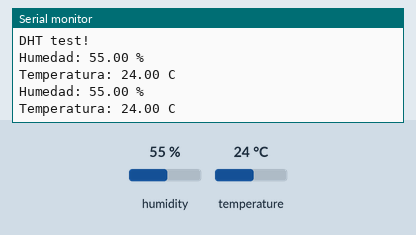
Recording of a sketch running on a simulated Arduino Uno, built with avr-gcc and run on an emulated ATmega328P. On the bench: the last lines printed to the serial monitor. The inputs (shaded band) are chosen by the test bench; at power-on: humidity 55 %, temperature 24 °C.

Above: at 4.8 s.
4.9 s: humidity set to 22 %
At 7.4 s:
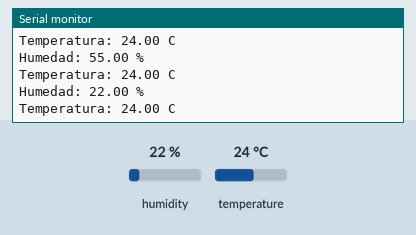
7.9 s: temperature set to 12 °C
At 8.6 s:
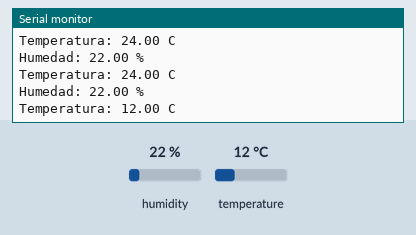
10.9 s: humidity set to 40 %
At 13.4 s:
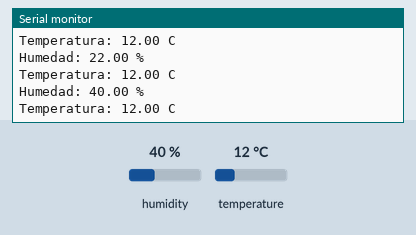
Timing chart, 0 to 14.9 s (numbered marks = the images above; inputs shaded):
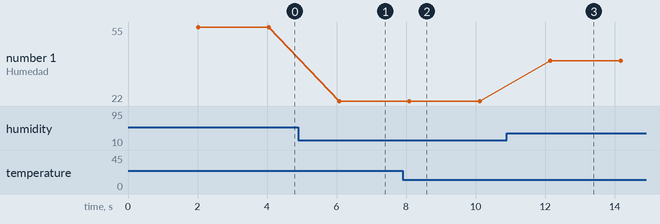

The sketch:

CBAIoT_nivel1.ino
```cpp
#include "DHT.h"
#define DHTPIN 8     // A que pin esta conectado?

// Descomentar segun cual esten usando!
#define DHTTYPE DHT11   // DHT 11
//#define DHTTYPE DHT22   // DHT 22  (AM2302)
//#define DHTTYPE DHT21   // DHT 21 (AM2301)

// Inicializar DHT normal para Arduino de 16mhz
DHT dht(DHTPIN, DHTTYPE);

void setup() {
  Serial.begin(9600);
  Serial.println("DHT test!");

  dht.begin();
}

void loop() {
    // Espero 2 segundos
    delay(2000);

    // Leer la temperatura o la humedad puede tardar hasta 250 milisegundos!
    // DHT puede ofrecer datos 2 segundos de antiguedad. Ojo.
    float h = dht.readHumidity();
    float t = dht.readTemperature();

    //Se puede utilizar esta para obtener la temperatura en Fahrenheit.
    // float f = dht.readTemperature(true);

    //isnan devuelve "1" si el parametro recibido no es un numero.
    // Si falla, reinicia el main loop (y vuelve a intentar).
      if (isnan(h) || isnan(t)) {
        Serial.println("Fallo el DHT!");
        return;
      }

      Serial.print("Humedad: ");
      Serial.print(h);
      Serial.println(" %\t");
      Serial.print("Temperatura: ");
      Serial.print(t);
      Serial.println(" C ");
}
```

Measured:
- after the input at 4.9 s, the serial monitor: prints a new line after 1.2 s (image 1)
- after the input at 7.9 s, the serial monitor: prints a new line after 0.22 s (image 2)
- after the input at 10.9 s, the serial monitor: prints a new line after 1.2 s (image 3)
- plotted number 1: 55 → 22 after the input at 4.9 s, 22 → 40 after the input at 10.9 s
